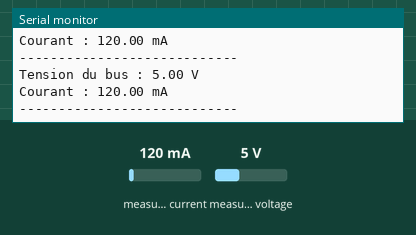
Recording of a sketch running on a simulated ESP32. Parts: the last lines printed to the serial monitor. Inputs (shaded band) come from the test bench; at power-on: measured current 120 mA, measured voltage 5 V.

Above: at 1.2 s.
1.3 s: measured current set to 40 mA
At 2.6 s:
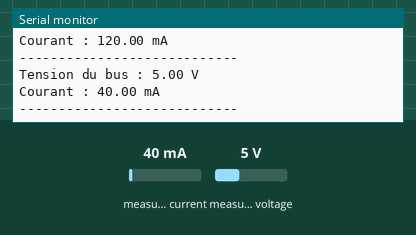
2.8 s: measured voltage set to 0.3 V
At 3.8 s:
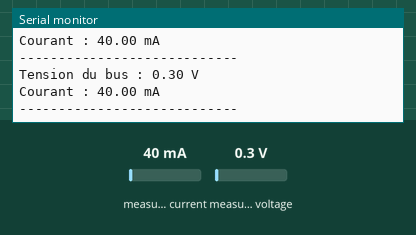
4.3 s: measured current set to 500 mA
At 5.7 s:
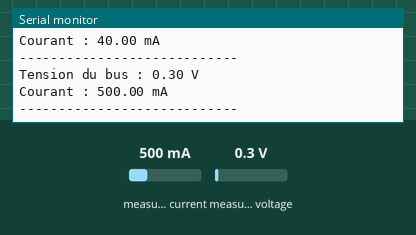
Timing chart, 0 to 7.3 s (numbered marks = the images above; inputs shaded):
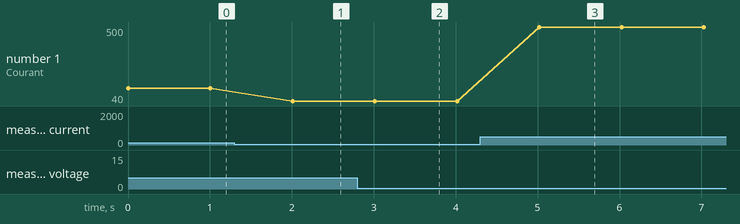

The sketch:

Code_arduino_premier_jet.ino
```cpp
#include <Wire.h>
#include <Adafruit_INA219.h>

// Création de l'objet INA219
Adafruit_INA219 ina219;

void setup() {
  Serial.begin(115200); // Initialisation de la communication série
  Wire.begin(21, 22);   // Configuration de l'I2C (SDA sur GPIO21, SCL sur GPIO22)

  // Initialisation de l'INA219
  if (!ina219.begin()) {
    Serial.println("echec de la communication avec l'INA219");
    while (1); // Boucle infinie en cas d'erreur
  }
  Serial.println("INA219 initialise avec succes !");
}

void loop() {
  // Lecture de la tension sur le bus en volts
  float tensionBus = ina219.getBusVoltage_V();
  // Lecture du courant consommé en milliampères
  float courant = ina219.getCurrent_mA();

  // Affichage des résultats dans le moniteur série
  Serial.print("Tension du bus : ");
  Serial.print(tensionBus);
  Serial.println(" V");

  Serial.print("Courant : ");
  Serial.print(courant);
  Serial.println(" mA");

  Serial.println("----------------------------");

  delay(1000); // Pause de 1 seconde avant la prochaine mesure
}
 
```

Measured:
- after the input at 1.3 s, the serial monitor: prints a new line after 0.71 s (image 1)
- after the input at 2.8 s, the serial monitor: prints a new line after 0.21 s (image 2)
- after the input at 4.3 s, the serial monitor: prints a new line after 0.72 s (image 3)
- plotted number 1: 120 → 40 after the input at 1.3 s, 40 → 500 after the input at 4.3 s
